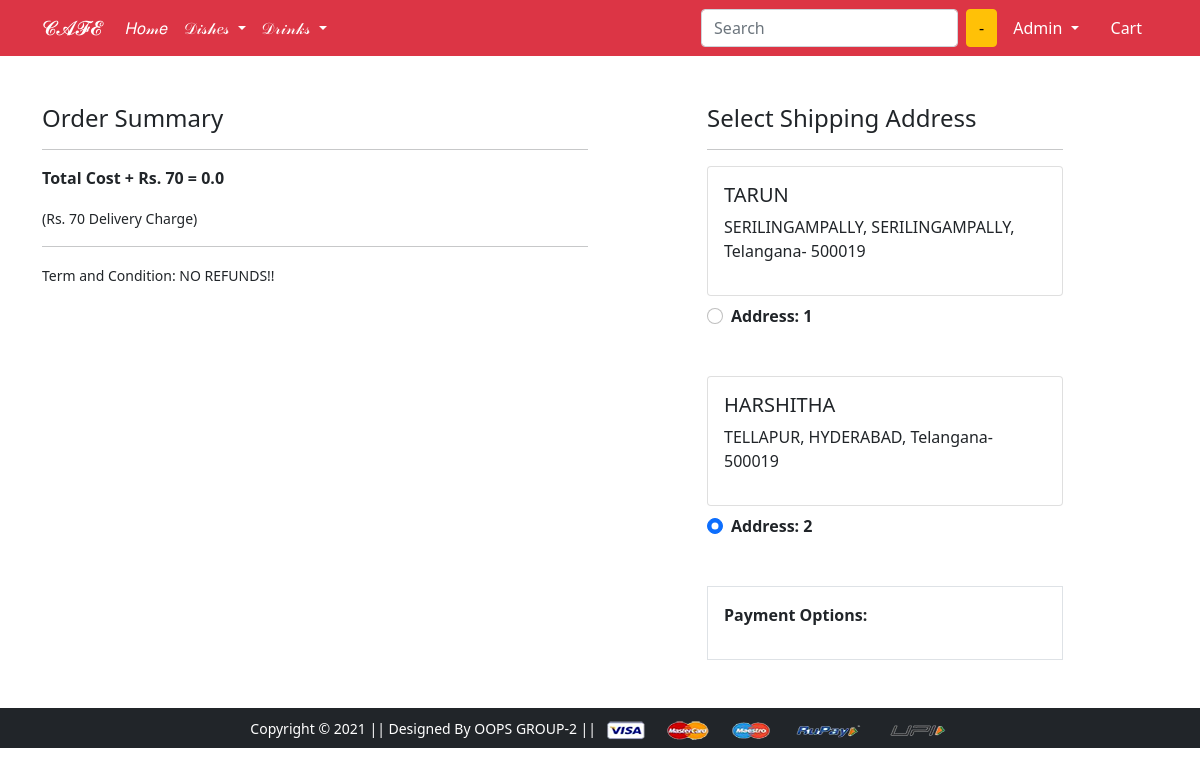
Screenshot of /checkout/ (signed in) with the database file from the repository.
### app/models.py (models this page shows, shortened)
class Customer(models.Model):
 user = models.ForeignKey(User, on_delete=models.CASCADE)
 name = models.CharField(max_length=200)
 locality = models.CharField(max_length=200)
 city = models.CharField(max_length=50)
 zipcode = models.IntegerField()
 state = models.CharField(choices=STATE_CHOICES, max_length=50)

### app/views.py (the view)
# urls.py: path('checkout/', views.checkout, name='checkout'),
@login_required
def checkout(request):
	user = request.user
	add = Customer.objects.filter(user=user)
	cart_items = Cart.objects.filter(user=request.user)
	amount = 0.0
	shipping_amount = 70.0
	totalamount=0.0
	cart_product = [p for p in Cart.objects.all() if p.user == request.user]
	if cart_product:
		for p in cart_product:
			tempamount = (p.quantity * p.product.discounted_price)
			amount += tempamount
		totalamount = amount+shipping_amount
	return render(request, 'app/checkout.html', {'add':add, 'cart_items':cart_items, 'totalcost':totalamount})

### app/templates/app/checkout.html (shortened to what this page needs)
{% extends 'app/base.html' %}
{% load static %}
{% block main-content %}
<div class="container">
 <div class="row mt-5">
  <div class="col-sm-6">
    <h4>Order Summary</h4>
    <hr>
    <p class="fw-bold">Total Cost + Rs. 70  = {{totalcost}}</p>
    <small>(Rs. 70 Delivery Charge)</small> <hr>
    <small>Term and Condition: NO REFUNDS!! </small>
  </div>
  <div class="col-sm-4 offset-sm-1">
    <h4>Select Shipping Address</h4>
    <hr>
    <form action="/paymentdone" id="myform">
    {% for ad in add %}
      <div class="card">
        <div class="card-body">
        <h5>{{ad.name}}</h5>
        <p>{{ad.locality}}, {{ad.city}}, {{ad.state}}- {{ad.zipcode}}</p>
        </div>
      </div>
        <div class="form-check mt-2 mb-5">
          <input class="form-check-input" type="radio" name="custid" id="custadd{{forloop.counter}}" value="{{ad.id}}" checked>
          <label class="form-check-label fw-bold" for="custadd{{forloop.counter}}">
            Address: {{ forloop.counter }} </label>
        </div>
      {% endfor %}
        <div class="border p-3">
          <p class="fw-bold">Payment Options:</p>
        </div>
      </form>
    </div>
  </div>
</div>
{% endblock main-content %}

### app/templates/app/base.html (shortened to what this page needs)
<!doctype html>
{% load static %}
<html lang="en">
  <head>
    <link href="https://cdn.jsdelivr.net/npm/bootstrap@5.0.0-beta1/dist/css/bootstrap.min.css" rel="stylesheet">
    <link rel="stylesheet" href="{% static 'app/css/owl.carousel.min.css' %}">
    <link rel="stylesheet" href="{% static 'app/css/all.min.css' %}">
    <link rel="stylesheet" href="{% static 'app/css/style.css' %}">
  </head>
  <body>
    <nav class="navbar navbar-expand-lg navbar-dark bg-danger">
     <div class="container">
       <a class="navbar-brand" href="/">𝓒𝓐𝓕𝓔</a>
       <div class="collapse navbar-collapse" id="navbarSupportedContent">
         <ul class="navbar-nav me-auto mb-2 mb-lg-0">
           <li class="nav-item">
             <a class="nav-link active" aria-current="page" href="/">𝐻𝑜𝓂𝑒</a>
           </li>
           <li class="nav-item dropdown">
             <a class="nav-link dropdown-toggle text-white" href="#" id="dishesDropdown" role="button" data-bs-toggle="dropdown" aria-expanded="false">
              𝒟𝒾𝓈𝒽𝑒𝓈
             </a>
           </li>
           <li class="nav-item dropdown">
             <a class="nav-link dropdown-toggle text-white" href="#" id="drinksDropdown" role="button" data-bs-toggle="dropdown" aria-expanded="false">
              𝒟𝓇𝒾𝓃𝓀𝓈
             </a>
           </li>
         </ul>
         <form class="d-flex">
           <input class="form-control me-2" type="search" placeholder="Search" aria-label="Search">
           <button class="btn btn-warning" type="submit">-</button>
         </form>
         <div>
          <ul class="navbar-nav me-auto mb-2 mb-lg-0">
          {% if request.user.is_authenticated %}
           <li class="nav-item dropdown mx-2">
              <a class="nav-link dropdown-toggle text-white" href="#" id="profileDropdown" role="button" data-bs-toggle="dropdown" aria-expanded="false">
                {{request.user.username|capfirst}}
              </a>
            </li>
            <li class="nav-item mx-2">
              <a href="{% url 'showcart' %}" class="nav-link text-white"> Cart </a>
            </li>
            {% endif %}
          </ul>
         </div>
       </div>
     </div>
    </nav>
    {% block main-content %} {% endblock main-content %}
    <footer class="container-fluid bg-dark text-center p-2 mt-5">
        <small class="text-white">Copyright &copy; 2021 || Designed By OOPS GROUP-2 || </small>
        <img src="{% static 'app/images/payment.png' %}" alt="" srcset="" class="img-fluid" height="2px">
    </footer>
  </body>
</html>

### rows the page displays
Customer: name "TARUN", locality "SERILINGAMPALLY", city "SERILINGAMPALLY", state "Telangana", zipcode "500019"
Customer: name "HARSHITHA", locality "TELLAPUR", city "HYDERABAD", state "Telangana", zipcode "500019"

### other values shown
{{ request.user.username|capfirst }} "Admin"
{{ totalcost }} "0.0"
